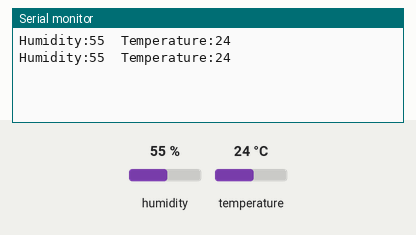
Simulated run of this sketch. Board: Arduino Uno, built with avr-gcc and run on an emulated ATmega328P. Parts: the last lines printed to the serial monitor. The inputs (shaded band) are chosen by the test bench; at power-on: humidity 55 %, temperature 24 °C.

Above: at 4.8 s.
4.9 s: humidity set to 22 %
At 7.4 s:
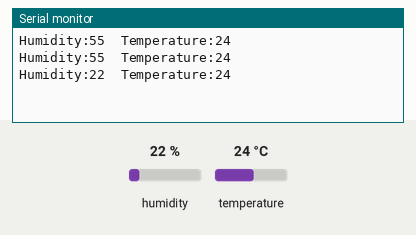
7.9 s: temperature set to 12 °C
At 9.1 s:
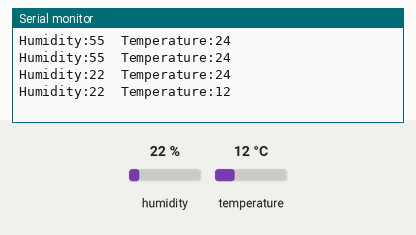
10.9 s: humidity set to 40 %
At 12.6 s:
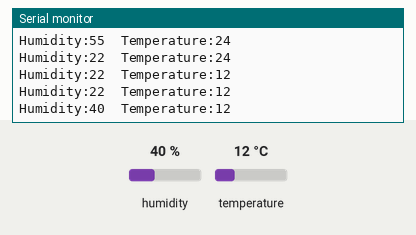
Timing chart, 0 to 14.1 s (numbered marks = the images above; inputs shaded):
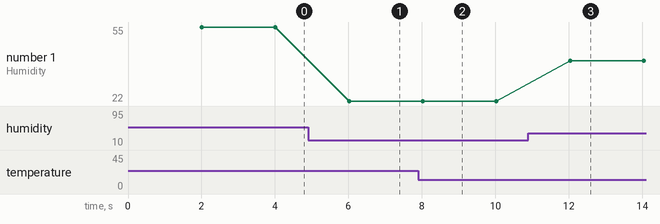

Measured:
- after the input at 4.9 s, the serial monitor: prints a new line after 1.1 s (image 1)
- after the input at 7.9 s, the serial monitor: prints a new line after 0.12 s (image 2)
- after the input at 10.9 s, the serial monitor: prints a new line after 1.1 s (image 3)
- plotted number 1: 55 → 22 after the input at 4.9 s, 22 → 40 after the input at 10.9 s

The sketch:

DHT11.ino
```cpp
#include <DHT.h>
DHT dht;

void setup()
{
  Serial.begin(9600);
  dht.setup(2);
}

void loop()
{
  delay(dht.getMinimumSamplingPeriod());
  int humidity = dht.getHumidity();
  int temperature = dht.getTemperature();
  Serial.print("Humidity:");
  Serial.print(humidity);
  Serial.print("  Temperature:");
  Serial.println(temperature);
}
```
